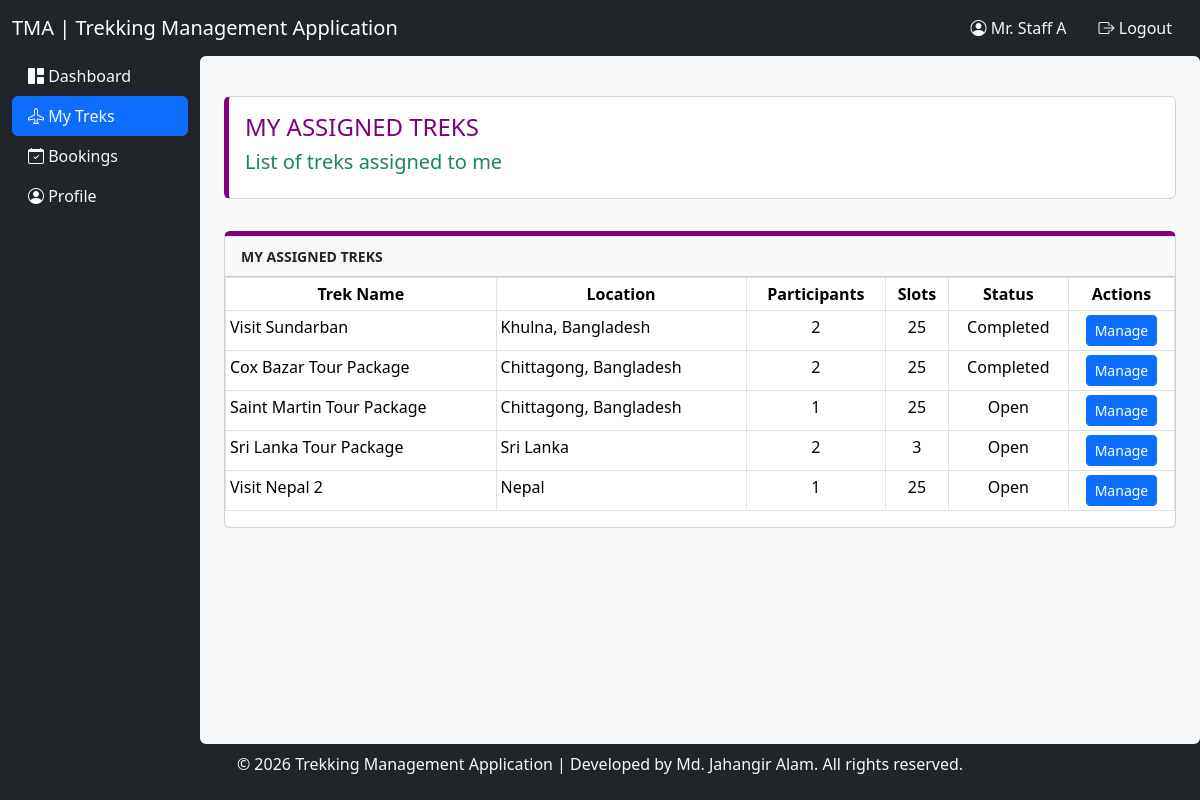
The app's page /staffMyTreks (signed in) with its own data.
### application/models.py (models this page shows)
class Staff(db.Model):
    __tablename__ = 'staffs'
    id = db.Column(db.Integer, primary_key = True)
    user_id = db.Column(db.Integer, db.ForeignKey('users.id'), nullable = False) ## Added to link User model
    full_name = db.Column(db.String(255), nullable = False)
    contact_no = db.Column(db.Integer, nullable = False)
    gender = db.Column(db.String(255), nullable = False) ## Added additionaly
    user = db.relationship('User')

class Trek(db.Model):
    __tablename__ = 'treks'
    id = db.Column(db.Integer, primary_key = True)
    trek_name = db.Column(db.String(255), nullable = False)
    location = db.Column(db.String(255), nullable = False)
    difficulty = db.Column(db.String(255), nullable = False) ## easy / medium / hard
    duration = db.Column(db.Integer, nullable = False) ## In days
    assigned_staff_id = db.Column(db.Integer, db.ForeignKey('staffs.id'), nullable = False) ## Added to link Staff model
    status = db.Column(db.String(255), nullable = False, default = "deactive") ## (open / closed / completed
    start_date = db.Column(db.Date, nullable = False) ## Date in yyyy-mm-dd format
    end_date = db.Column(db.Date, nullable = False) ## Date in yyyy-mm-dd format
    total_slots = db.Column(db.Integer, nullable = False)
    trek_description = db.Column(db.String(300), nullable = False)
    trek_image_link = db.Column(db.String, nullable = False)

### application/controllers.py (the view)
@app.route('/staffMyTreks')
def staff_my_treks():
    auth = req_role('staff')
    if auth == False:
        return redirect(url_for('logout'))
    logged_user_id = session['user_id']
    staff = Staff.query.filter_by(user_id = logged_user_id).first()
    logged_staff_id = staff.id
    assigned_treks = Trek.query.filter_by(assigned_staff_id = logged_staff_id).all()
    for trek in assigned_treks:
        trek.participant_count = Booking.query.filter_by(trek_id = trek.id).count()
    return render_template('staffMyTreks.html',
        assigned_treks = assigned_treks,
        )

### application/controllers.py (called while the page is built)
def req_role(required_role):
    if not session:
        return False
    if session['user_role'] != required_role:
        return False

### templates/staffMyTreks.html
{% set pageTitle = "Staff | My Assigned Treks" %}
{% set pageID = 22 %}
{% extends 'baseTemplate.tpl.html' %}
    {% block ContentArea %}
    <div class="container-fluid">
        <div class="row" style="min-height: 86vh;">
            {% include 'sidebar.inc.html' %}
            <div class="col-10 offset-2 p-4 bg-light rounded">
                <div class="row pt-2 mt-2 mb-4">
                    <div class="col">
                        <div class="card" style="border-left: 5px solid purple;">
                            <div class="card-body">
                                <h4 class="text-uppercase" style="color: purple;">My Assigned Treks</h4>
                                <p class="h5 text-success">List of treks assigned to me</em></p>
                            </div>
                        </div>
                    </div>
                </div>
                <div class="row pt-2 mt-2 mb-4">
                    <div class="col">
                        <div class="card" style="border-top: 5px solid purple;">
                            <div class="card-header">
                                <small class="text-uppercase"><strong>My Assigned Treks</strong></small>
                            </div>
                            <div class="card-body p-0">
                                <table class="table table-sm table-bordered">
                                    <thead class="bg-light">
                                        <tr>
                                            <th class="text-center">Trek Name</th>
                                            <th class="text-center">Location</th>
                                            <th class="text-center">Participants</th>
                                            <th class="text-center">Slots</th>
                                            <th class="text-center">Status</th>
                                            <th class="text-center">Actions</th>
                                        </tr>
                                    </thead>
                                    <tbody>
                                        {% for trek in assigned_treks %}
                                        <tr>
                                            <td>{{ trek.trek_name }}</td>
                                            <td>{{ trek.location }}</td>
                                            <td class="text-center">{{ trek.participant_count }}</td>
                                            <td class="text-center">{{ trek.total_slots }}</td>
                                            <td class="text-center">{{ trek.status.capitalize() }}</td>
                                            <td class="text-center"><a class="btn btn-sm btn-primary" href="{{ url_for('staff_manage_trek', trek_id = trek.id) }}">Manage</a></td>
                                        </tr>
                                        {% endfor %}
                                    </tbody>
                                </table>
                            </div>
                        </div>
                    </div>
                </div>
            </div>
        </div>
    </div>
    {% endblock %}

### templates/baseTemplate.tpl.html (shortened to what this page needs)
<!DOCTYPE html>
<html lang="en">
<head>
    <link rel="stylesheet" href="{{ url_for('static', filename = 'bootstrap-5.3.8/bootstrap.min.css') }}">
    <link rel="stylesheet" href="{{ url_for('static', filename = 'css/styles.css') }}">
    <link rel="stylesheet" href="https://cdn.jsdelivr.net/npm/bootstrap-icons@1.13.1/font/bootstrap-icons.min.css">
</head>
<body class="bg-dark">
    <nav class="navbar navbar-dark bg-dark sticky-top" style="height: 7vh;">
        <div class="container-fluid">
            <a class="navbar-brand" href="/"><span class="h5">TMA | Trekking Management Application</span></a>
            {% if session['username'] %}
                <ul class="nav">
                    <li class="nav-item">
                        <a class="nav-link text-light" href="#">
                            <i class="bi bi-person-circle"></i>
                            {% if session['user_role'] == "admin" %}
                                {{ session['username'].capitalize() }}
                            {% elif session['user_role'] == "staff" or session['user_role'] == "trekker" %}
                                {{ session['full_name'] }}
                            {% endif %}
                        </a>
                    </li>
                    <li class="nav-item">
                        <a class="nav-link text-light" href="{{ url_for('logout') }}">
                            <i class="bi bi-box-arrow-right"></i> Logout
                        </a>
                    </li>
                </ul>
            {% endif %}
        </div>
    </nav>
    {% block ContentArea %}
    {% endblock %}
    <div class="container-fluid">
        <div class="row bg-dark pt-2" style="height: 7vh;">
            <div class="col text-center text-light">
                <p>&copy; 2026 Trekking Management Application | Developed by Md. Jahangir Alam. All rights reserved.</p>
            </div>
        </div>
    </div>
</body>
</html>

### records on screen
Staff: full_name "Mr. Staff A"
Trek: trek_name "Visit Sundarban", location "Khulna, Bangladesh", participant_count "2", total_slots "25", status "Completed"
Trek: trek_name "Cox Bazar Tour Package", location "Chittagong, Bangladesh", participant_count "2", total_slots "25", status "Completed"
Trek: trek_name "Saint Martin Tour Package", location "Chittagong, Bangladesh", participant_count "1", total_slots "25", status "Open"
Trek: trek_name "Sri Lanka Tour Package", location "Sri Lanka", participant_count "2", total_slots "3", status "Open"
Trek: trek_name "Visit Nepal 2", location "Nepal", participant_count "1", total_slots "25", status "Open"
